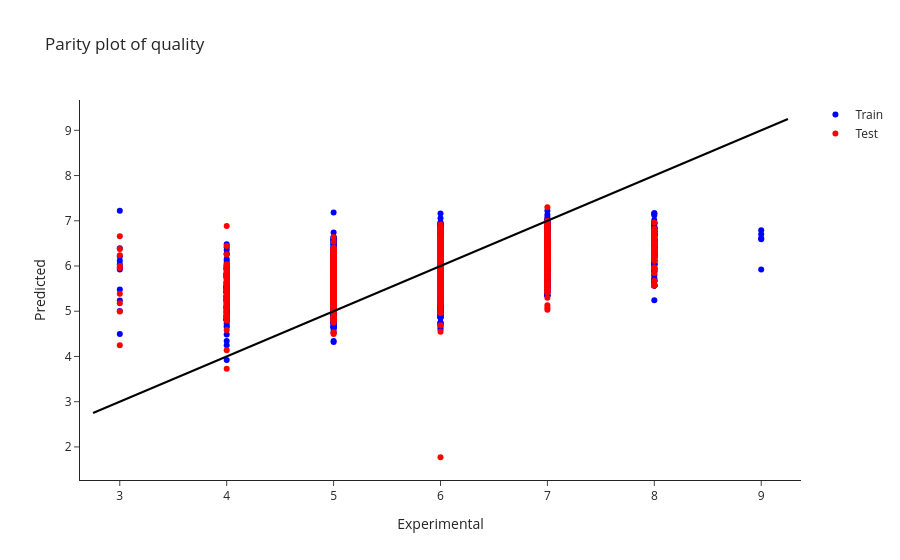

Write notebook code for a chart like this one.
### Markdown cell above
**<font color=blue>0 / 5 points</font>** Fit a model to predict wine quality using linear regression, and report the RMSE of the training and test sets. Make a parity plot showing the accuracy of your predictions in the training and test sets. (Report quality in original units; minus 1 point if reported in normalized units)

### Code cell
std  = np.std(WhiteWine['quality'])
mean = np.mean(WhiteWine['quality'])

regr = LinearRegression()
regr.fit(X_train,y_train)

pred_train = regr.predict(X_train)
pred_test  = regr.predict(X_test)



# The normalized root mean squared error
print('Normalized training RMSE: %.2f'
      % mean_squared_error(y_train,pred_train))
print('Normalized test RMSE: %.2f'
      % mean_squared_error(y_test,pred_test))

yTrain = [y*std + mean for y in y_train]
yTest  = [y*std + mean for y in y_test ]
pTrain = [y*std + mean for y in pred_train]
pTest  = [y*std + mean for y in pred_test ]


# The actual root mean squared error
print('\nActual training RMSE: %.2f'
      % (mean_squared_error(yTrain,pTrain)))
print('Actual test RMSE: %.2f'
      % (mean_squared_error(yTest,pTest)))


fig = go.Figure()

fig.update_layout(
     template = 'simple_white'
)

fig.add_trace(go.Scatter(
    mode = 'markers',
    x = yTrain,
    y = pTrain,
    name = 'Train',
    marker = dict(color = 'blue'),
    hovertemplate = 'Train <extra></extra>' +
                    '<br>Experimental: %{x:.0f}' +
                    '<br>Predicted: %{y:.2f}',
))

fig.add_trace(go.Scatter(
    mode = 'markers',
    x = yTest,
    y = pTest,
    name = 'Test',
    marker = dict(color = 'red'),
    hovertemplate = 'Test <extra></extra>' +
                    '<br>Experimental: %{x:.0f}' +
                    '<br>Predicted: %{y:.2f}',
))

fig.add_trace(go.Scatter(
    mode = 'lines',
    x = [2.75,9.25],
    y = [2.75,9.25],
    name = 'Line',
    line = dict(color = 'black')
))

fig.update_layout(
    xaxis_title = 'Experimental',
    yaxis_title = 'Predicted',
    title = 'Parity plot of quality'
)

for trace in fig['data']: 
    if(trace['name'] == 'Line'): trace['showlegend'] = False
    
fig.show()

### Figure 1 — Plotly figure (JSON) as saved in the notebook; plotly's stock layout.template omitted (floating-point values rounded to 4 significant figures; data arrays with more than 128 entries replaced by an {"elided": "..."} marker saying what was removed)
{"data": [{"hovertemplate": "Train <extra></extra><br>Experimental: %{x:.0f}<br>Predicted: %{y:.2f}", "marker": {"color": "blue"}, "mode": "markers", "name": "Train", "type": "scatter", "x": {"elided": "3428 float values"}, "y": {"elided": "3428 float values"}}, {"hovertemplate": "Test <extra></extra><br>Experimental: %{x:.0f}<br>Predicted: %{y:.2f}", "marker": {"color": "red"}, "mode": "markers", "name": "Test", "type": "scatter", "x": {"elided": "1470 float values"}, "y": {"elided": "1470 float values"}}, {"line": {"color": "black"}, "mode": "lines", "name": "Line", "showlegend": false, "type": "scatter", "x": [2.75, 9.25], "y": [2.75, 9.25]}], "layout": {"title": {"text": "Parity plot of quality"}, "xaxis": {"title": {"text": "Experimental"}}, "yaxis": {"title": {"text": "Predicted"}}}}
